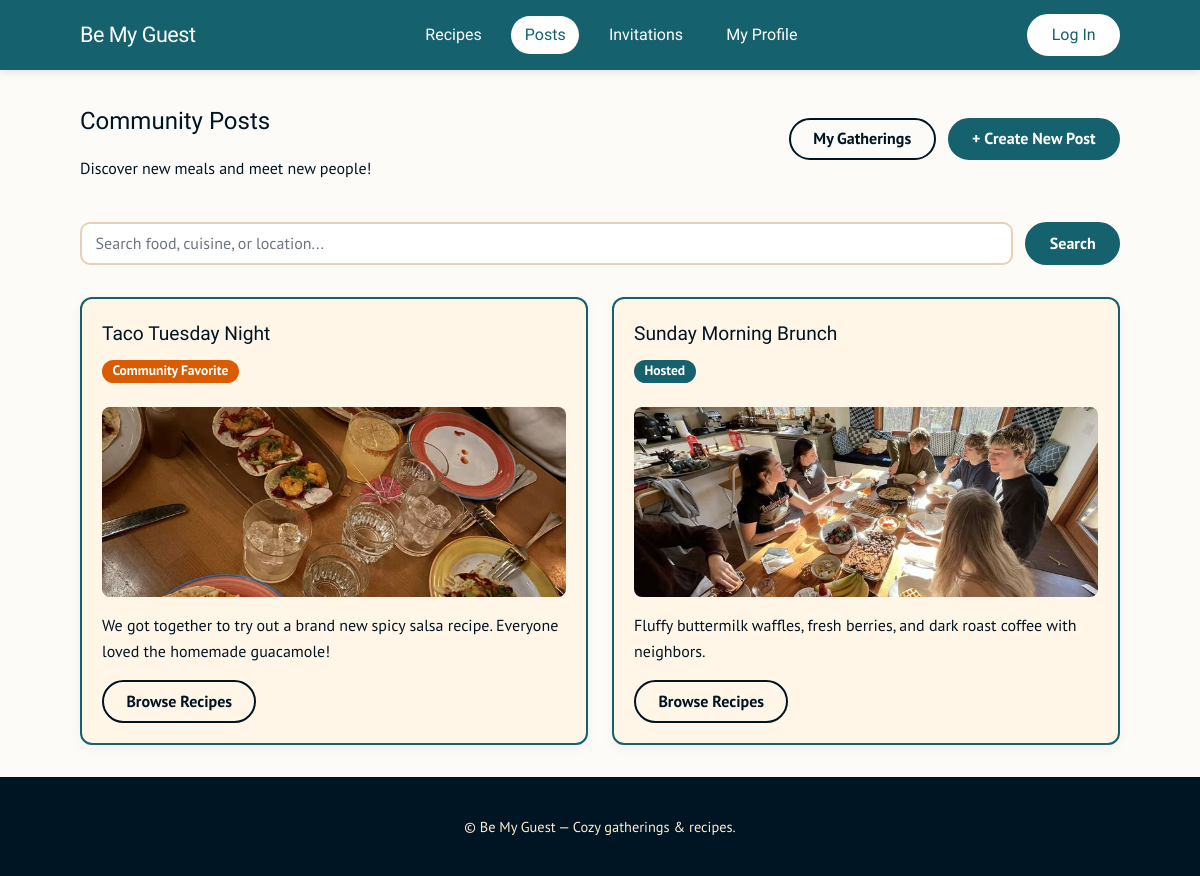
/posts/, run on an earlier commit of the app's database.
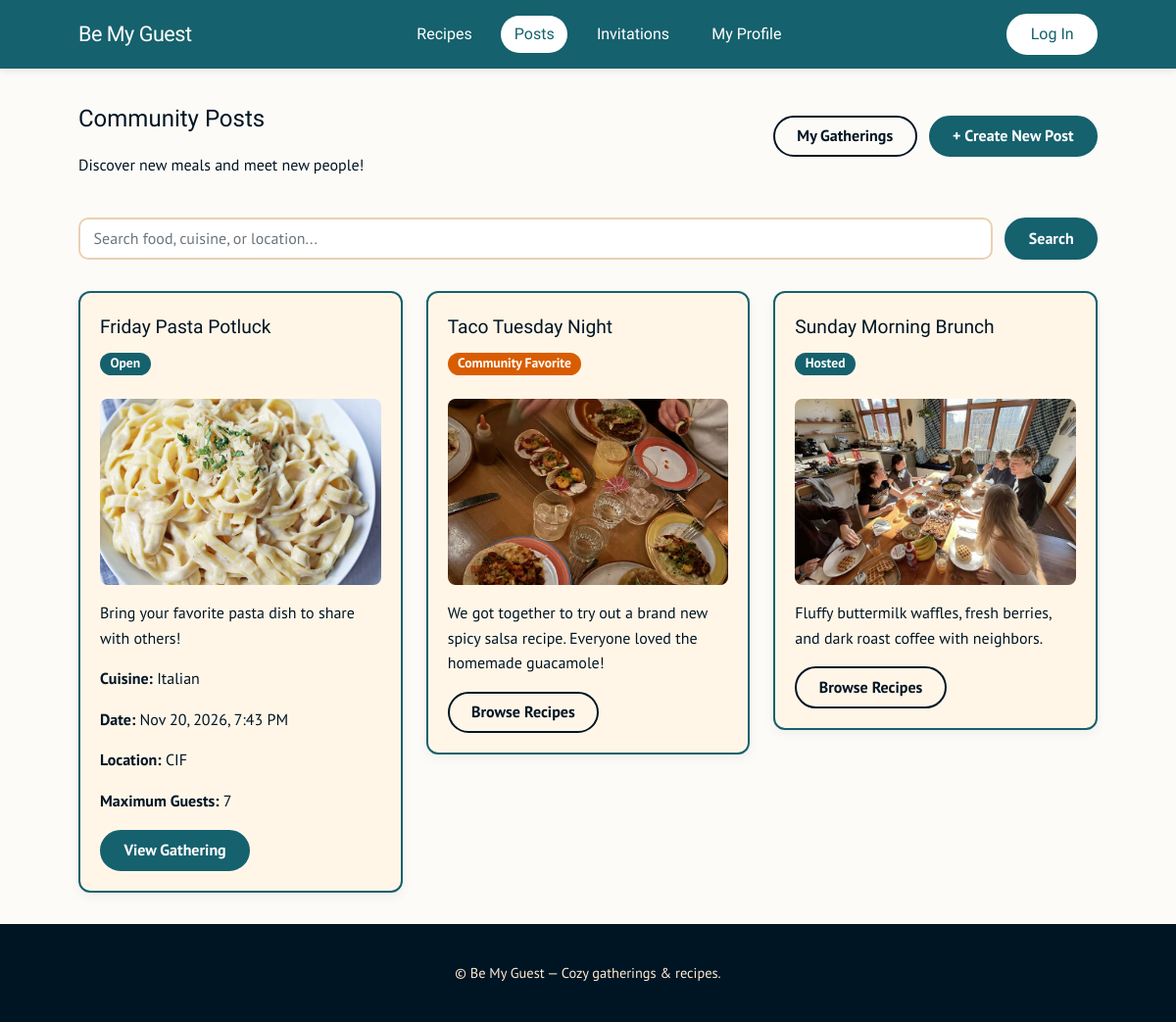
And on a later commit of the database.
### features/posts/models.py (models this page shows, shortened)
class MealGathering(models.Model):
    STATUS_CHOICES = [
        ("open", "Open"),
        ("full", "Full"),
        ("cancelled", "Cancelled"),
        ("completed", "Completed"),
    ]
    id = models.BigAutoField(primary_key=True)
    host = models.ForeignKey(
        settings.AUTH_USER_MODEL,
        on_delete=models.CASCADE,
        related_name="meal_gatherings"
    )
    title = models.CharField(max_length=200)
    description = models.TextField(blank=True)
    cuisine_type = models.CharField(max_length=100)
    date_time = models.DateTimeField()
    location = models.CharField(max_length=200)
    max_guests = models.PositiveIntegerField(
        validators=[MinValueValidator(1)]
    )
    meal_name = models.CharField(
        max_length=200,
        blank=True
    )
    meal_description = models.TextField(blank=True)
    meal_image = models.ImageField(
        upload_to="meal_gatherings/",
        blank=True
    )
    recipe = models.ForeignKey(
        "recipes.Recipe",
        on_delete=models.SET_NULL,
        null=True,
        blank=True,
        related_name="meal_gatherings"
    )
    created_at = models.DateTimeField(auto_now_add=True)
    status = models.CharField(
        max_length=20,
        choices=STATUS_CHOICES,
        default="open"
    )

### features/posts/views.py (the view, shortened to what this page needs)
# urls.py: path("posts/", post_views.gathering_list, name="posts"),
def gathering_list(request):
    gatherings = MealGathering.objects.filter(
        status="open",
        date_time__gt=timezone.now()
    )
    search = request.GET.get("q", "").strip()
    gatherings = gatherings.order_by("date_time")
    context = {
        "gatherings": gatherings,
        "search": search
    }
    return render(request, "posts.html", context)

### bemyguest/templates/posts.html (shortened to what this page needs)
{% extends "base.html" %}
{% load static %}
{% block content %}
<div class="page-heading">
  <div>
    <h2>
      {% if mine %}My Gatherings{% else %}Community Posts{% endif %}
    </h2>
    <p class="muted">
      Discover new meals and meet new people!
    </p>
  </div>
  <div class="gathering-actions">
    <a href="{% url 'my_gatherings' %}"
       class="button button-outline">
      My Gatherings
    </a>
    <a href="{% url 'gathering_create' %}"
       class="button">
      + Create New Post
    </a>
  </div>
</div>
{% if not mine %}
  <form method="get" action="{% url 'posts' %}"
        class="post-search">
    <input
      type="text"
      name="q"
      value="{{ search|default:'' }}"
      placeholder="Search food, cuisine, or location...">
    <button type="submit" class="button">
      Search
    </button>
  </form>
{% endif %}
<div class="gathering-card-grid">
  {% for gathering in gatherings %}
    <div class="card gathering-post-card">
      <div class="page-heading">
        <div>
          <h4>{{ gathering.title }}</h4>
          <span class="badge primary">
            {{ gathering.get_status_display }}
          </span>
        </div>
      </div>
      {% if gathering.meal_image %}
        <img
          src="{{ gathering.meal_image.url }}"
          alt="{{ gathering.title }}"
          class="gathering-card-image">
      {% endif %}
      <p>
        {{ gathering.description|truncatewords:25 }}
      </p>
      <p>
        <strong>Cuisine:</strong>
        {{ gathering.cuisine_type }}
      </p>
      <p>
        <strong>Date:</strong>
        {{ gathering.date_time|date:"M j, Y, g:i A" }}
      </p>
      <p>
        <strong>Location:</strong>
        {{ gathering.location }}
      </p>
      <p>
        <strong>Maximum Guests:</strong>
        {{ gathering.max_guests }}
      </p>
      <a
        href="{% url 'gathering_detail' gathering.id %}"
        class="button">
        View Gathering
      </a>
    </div>
  {% endfor %}
  {% if not mine and not search %}
    <div class="card gathering-post-card">
      <div class="page-heading">
        <div>
          <h4>Taco Tuesday Night</h4>
          <span class="badge secondary">
            Community Favorite
          </span>
        </div>
      </div>
      <img
        src="{% static 'images/TacoTuesdayNight.jpg' %}"
        alt="Taco Tuesday"
        class="gathering-card-image">
      <p>
        We got together to try out a brand new
        spicy salsa recipe. Everyone loved
        the homemade guacamole!
      </p>
      <a href="{% url 'recipes' %}"
         class="button button-outline">
        Browse Recipes
      </a>
    </div>
    <div class="card gathering-post-card">
      <div class="page-heading">
        <div>
          <h4>Sunday Morning Brunch</h4>
          <span class="badge primary">
            Hosted
          </span>
        </div>
      </div>
      <img
        src="{% static 'images/SundayMorningBrunch.jpg' %}"
        alt="Sunday Morning Brunch"
        class="gathering-card-image">
      <p>
        Fluffy buttermilk waffles, fresh
        berries, and dark roast coffee
        with neighbors.
      </p>
      <a href="{% url 'recipes' %}"
         class="button button-outline">
        Browse Recipes
      </a>
    </div>
  {% endif %}
</div>
{% endblock %}

What changed in the data, as far as the page shows it:
added MealGathering: title "Friday Pasta Potluck", status "Open", meal_image (picture), description "Bring your favorite pasta dish to share with others!", cuisine_type "Italian", date_time "Nov 20, 2026, 7:43 PM", location "CIF", max_guests "7"
